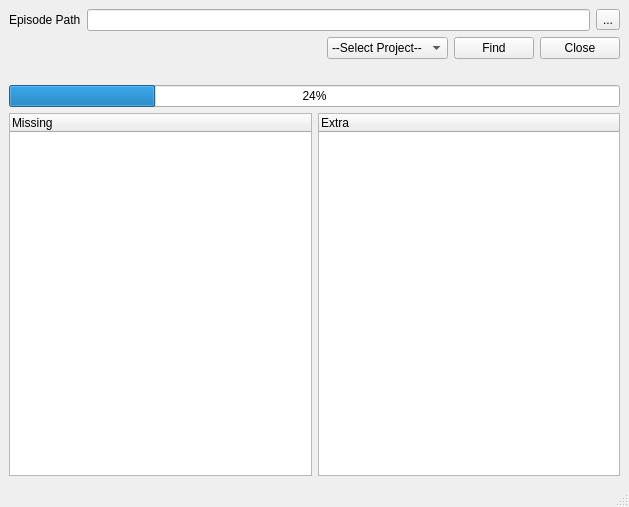
<?xml version="1.0" encoding="UTF-8"?>
<ui version="4.0">
 <class>MainWindow</class>
 <widget class="QMainWindow" name="MainWindow">
  <property name="geometry">
   <rect>
    <x>0</x>
    <y>0</y>
    <width>629</width>
    <height>507</height>
   </rect>
  </property>
  <property name="windowTitle">
   <string>MCache</string>
  </property>
  <widget class="QWidget" name="centralwidget">
   <layout class="QVBoxLayout" name="verticalLayout">
    <item>
     <layout class="QHBoxLayout" name="horizontalLayout">
      <item>
       <widget class="QLabel" name="label">
        <property name="text">
         <string>Episode Path</string>
        </property>
       </widget>
      </item>
      <item>
       <widget class="QLineEdit" name="epPathBox"/>
      </item>
      <item>
       <widget class="QToolButton" name="browseButton">
        <property name="text">
         <string>...</string>
        </property>
       </widget>
      </item>
     </layout>
    </item>
    <item>
     <layout class="QHBoxLayout" name="horizontalLayout_2">
      <item>
       <spacer name="horizontalSpacer">
        <property name="orientation">
         <enum>Qt::Horizontal</enum>
        </property>
        <property name="sizeHint" stdset="0">
         <size>
          <width>40</width>
          <height>20</height>
         </size>
        </property>
       </spacer>
      </item>
      <item>
       <widget class="QComboBox" name="projectBox">
        <item>
         <property name="text">
          <string>--Select Project--</string>
         </property>
        </item>
       </widget>
      </item>
      <item>
       <widget class="QPushButton" name="findButton">
        <property name="text">
         <string>Find</string>
        </property>
       </widget>
      </item>
      <item>
       <widget class="QPushButton" name="closeButton">
        <property name="text">
         <string>Close</string>
        </property>
       </widget>
      </item>
     </layout>
    </item>
    <item>
     <widget class="QLabel" name="statusLabel">
      <property name="text">
       <string/>
      </property>
     </widget>
    </item>
    <item>
     <widget class="QProgressBar" name="progressBar">
      <property name="value">
       <number>24</number>
      </property>
     </widget>
    </item>
    <item>
     <layout class="QHBoxLayout" name="horizontalLayout_3">
      <item>
       <widget class="QTreeWidget" name="treeWidget">
        <property name="alternatingRowColors">
         <bool>true</bool>
        </property>
        <property name="selectionMode">
         <enum>QAbstractItemView::NoSelection</enum>
        </property>
        <property name="animated">
         <bool>true</bool>
        </property>
        <property name="columnCount">
         <number>1</number>
        </property>
        <attribute name="headerVisible">
         <bool>true</bool>
        </attribute>
        <attribute name="headerCascadingSectionResizes">
         <bool>false</bool>
        </attribute>
        <attribute name="headerDefaultSectionSize">
         <number>100</number>
        </attribute>
        <attribute name="headerHighlightSections">
         <bool>false</bool>
        </attribute>
        <attribute name="headerStretchLastSection">
         <bool>true</bool>
        </attribute>
        <column>
         <property name="text">
          <string>Missing</string>
         </property>
        </column>
       </widget>
      </item>
      <item>
       <widget class="QTreeWidget" name="treeWidget2">
        <property name="alternatingRowColors">
         <bool>true</bool>
        </property>
        <property name="selectionMode">
         <enum>QAbstractItemView::NoSelection</enum>
        </property>
        <property name="animated">
         <bool>true</bool>
        </property>
        <attribute name="headerVisible">
         <bool>true</bool>
        </attribute>
        <column>
         <property name="text">
          <string notr="true">Extra</string>
         </property>
        </column>
       </widget>
      </item>
     </layout>
    </item>
   </layout>
  </widget>
  <widget class="QMenuBar" name="menubar">
   <property name="geometry">
    <rect>
     <x>0</x>
     <y>0</y>
     <width>629</width>
     <height>21</height>
    </rect>
   </property>
  </widget>
  <widget class="QStatusBar" name="statusbar"/>
 </widget>
 <resources/>
 <connections/>
</ui>
